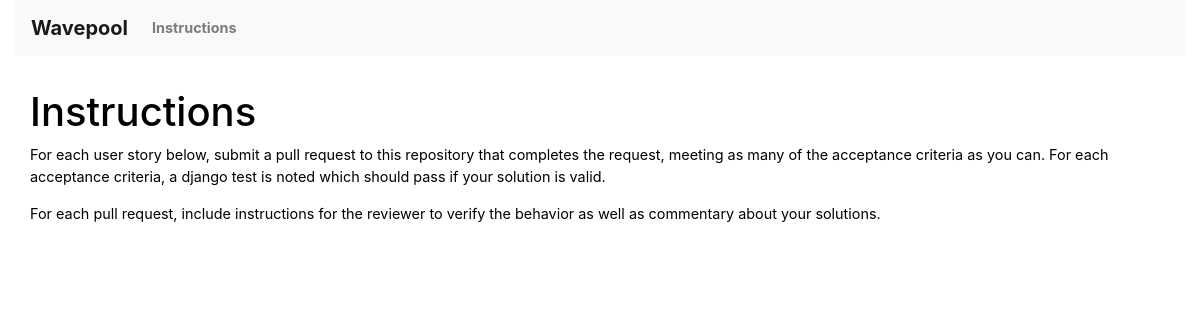
Before: /instructions with the older database file.
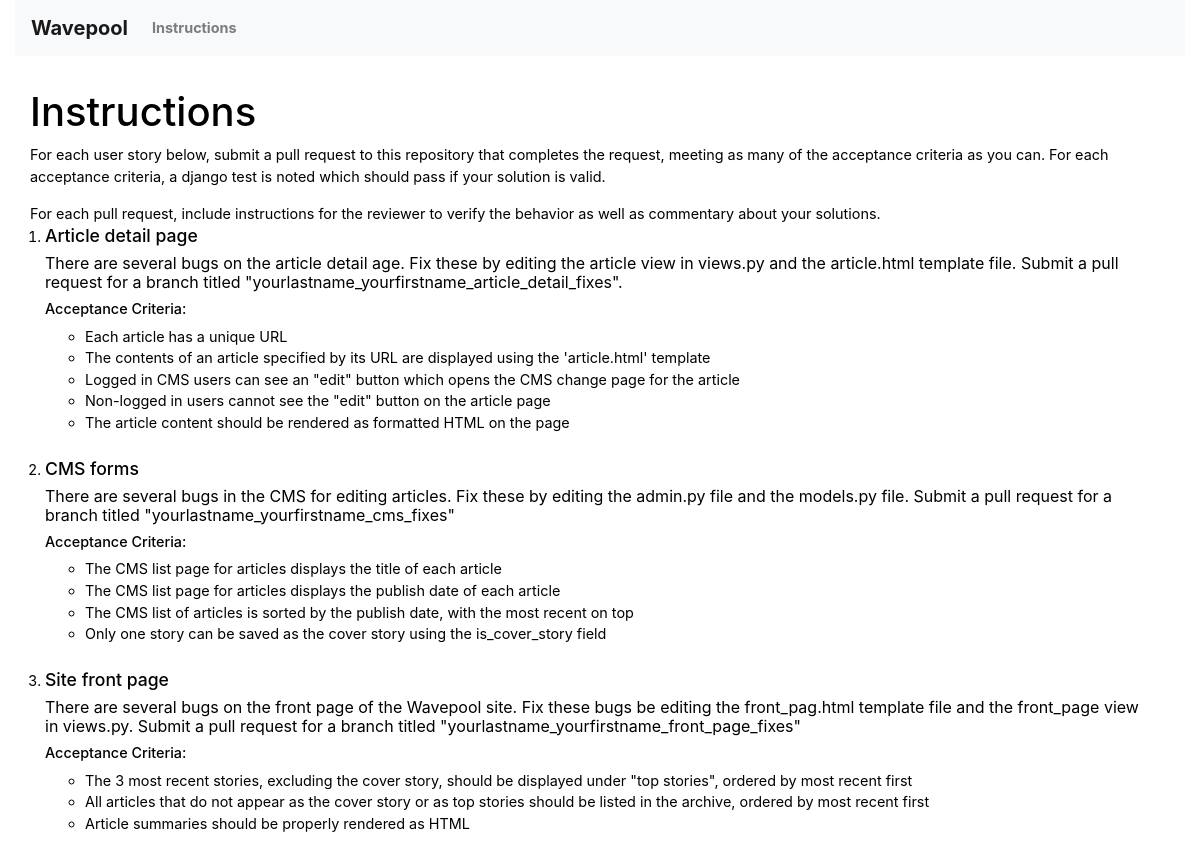
After: the same page with the newer database file.
### wavepool/models.py (models this page shows, shortened)
class UserStory(models.Model):
    title = models.CharField(max_length=300)
    description = models.TextField(max_length=1000)

class AcceptanceCriteria(models.Model):
    UserStory = models.ForeignKey(UserStory, on_delete=models.CASCADE)
    ac = models.TextField(max_length=3000)

### wavepool/views.py (the view)
# urls.py: path('instructions', views.instructions, name='instructions'),
def instructions(request):
    template = loader.get_template('wavepool/instructions.html')
    user_stories = UserStory.objects.all()
    context = {
        'user_stories': user_stories
    }
    return HttpResponse(template.render(context, request))

### wavepool/templates/wavepool/instructions.html (shortened to what this page needs)
{% extends 'wavepool/base.html' %}
{% block page_content %}
	<div id="instructions">
		<div class="row">
			<h1>Instructions</h1>
			<p>For each user story below, submit a pull request to this repository that completes the request, meeting as many of the acceptance criteria as you can. For each acceptance criteria, a django test is noted which should pass if your solution is valid.For each pull request, include instructions for the reviewer to verify the behavior as well as commentary about your solutions.</p>
		</div>
		<ol>
			{% for user_story in user_stories %}
			<li class="instructable">
				<h1>{{user_story.title}}</h1>
				<h2>{{user_story.description}}</h2>
				<h3>Acceptance Criteria:</h3>
				<ul>
				{% for ac in user_story.acceptancecriteria_set.all %}
					<li class="instructable-ac">{{ac.ac|safe}}</li>
				{% endfor %}
				</ul>
			</li>
			{% endfor %}
		</ol>
	</div>
{% endblock %}

Changed rows visible on the page:
added UserStory: title "Article detail page", description "There are several bugs on the article detail age. Fix these by editing the article view in views.py and the article.html template file. Submit a pull request for a branch titled \"yourlastname_yourfirstname_article_detail_fixes\"."
added AcceptanceCriteria: ac "Each article has a unique URL", shown under "Article detail page"
added AcceptanceCriteria: ac "The contents of an article specified by its URL are displayed using the 'article.html' template", shown under "Article detail page"
added AcceptanceCriteria: ac "Logged in CMS users can see an \"edit\" button which opens the CMS change page for the article", shown under "Article detail page"
added AcceptanceCriteria: ac "Non-logged in users cannot see the \"edit\" button on the article page", shown under "Article detail page"
added AcceptanceCriteria: ac "The article content should be rendered as formatted HTML on the page", shown under "Article detail page"
added UserStory: title "CMS forms", description "There are several bugs in the CMS for editing articles. Fix these by editing the admin.py file and the models.py file. Submit a pull request for a branch titled \"yourlastname_yourfirstname_cms_fixes\""
added AcceptanceCriteria: ac "The CMS list page for articles displays the title of each article", shown under "CMS forms"
added AcceptanceCriteria: ac "The CMS list page for articles displays the publish date of each article", shown under "CMS forms"
added AcceptanceCriteria: ac "The CMS list of articles is sorted by the publish date, with the most recent on top", shown under "CMS forms"
added AcceptanceCriteria: ac "Only one story can be saved as the cover story using the is_cover_story field", shown under "CMS forms"
added UserStory: title "Site front page", description "There are several bugs on the front page of the Wavepool site. Fix these bugs be editing the front_pag.html template file and the front_page view in views.py. Submit a pull request for a branch titled \"yourlastname_yourfirstname_front_page_fixes\""
added AcceptanceCriteria: ac "The 3 most recent stories, excluding the cover story, should be displayed under \"top stories\", ordered by most recent first", shown under "Site front page"
added AcceptanceCriteria: ac "All articles that do not appear as the cover story or as top stories should be listed in the archive, ordered by most recent first", shown under "Site front page"
added AcceptanceCriteria: ac "Article summaries should be properly rendered as HTML", shown under "Site front page"
